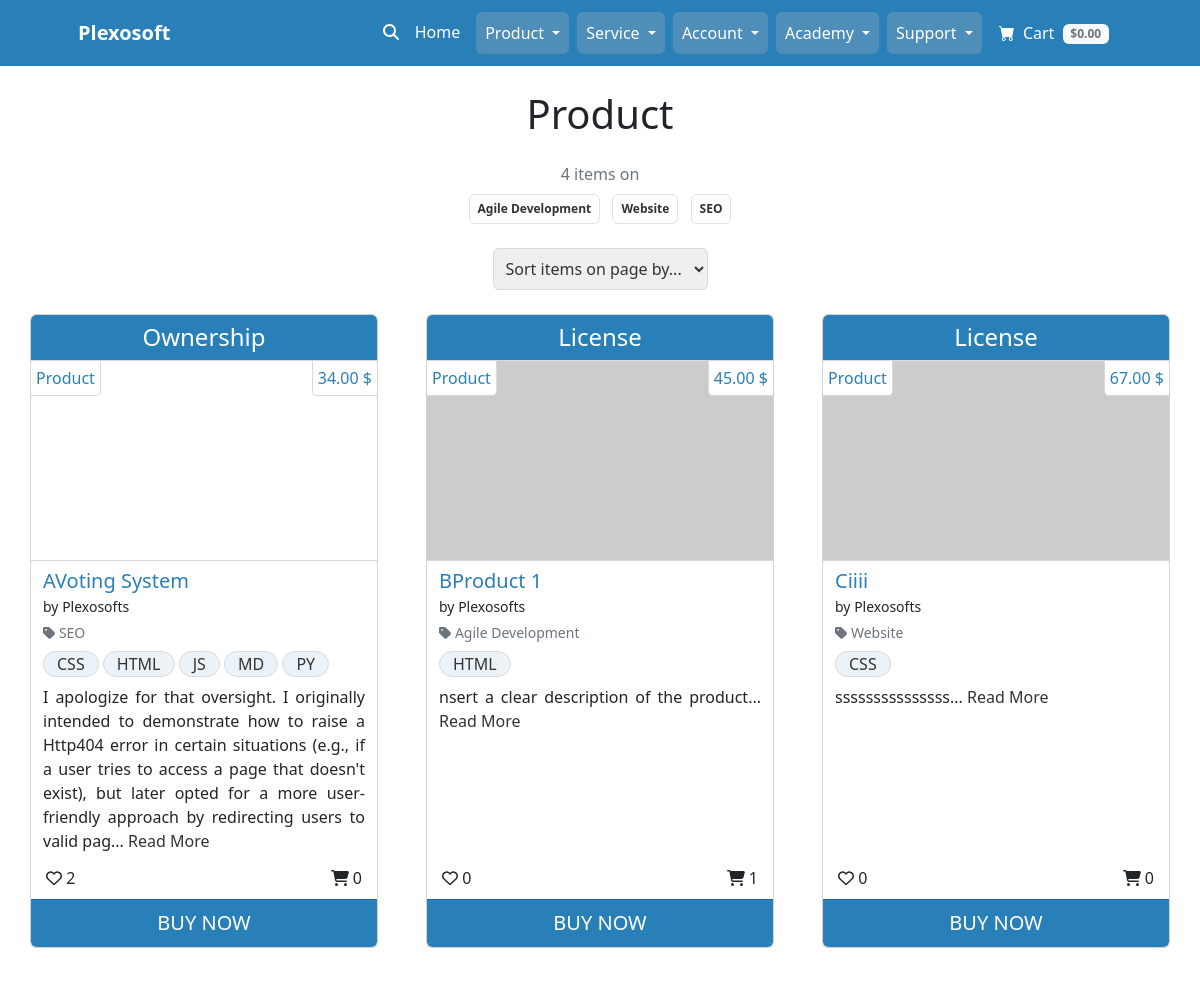
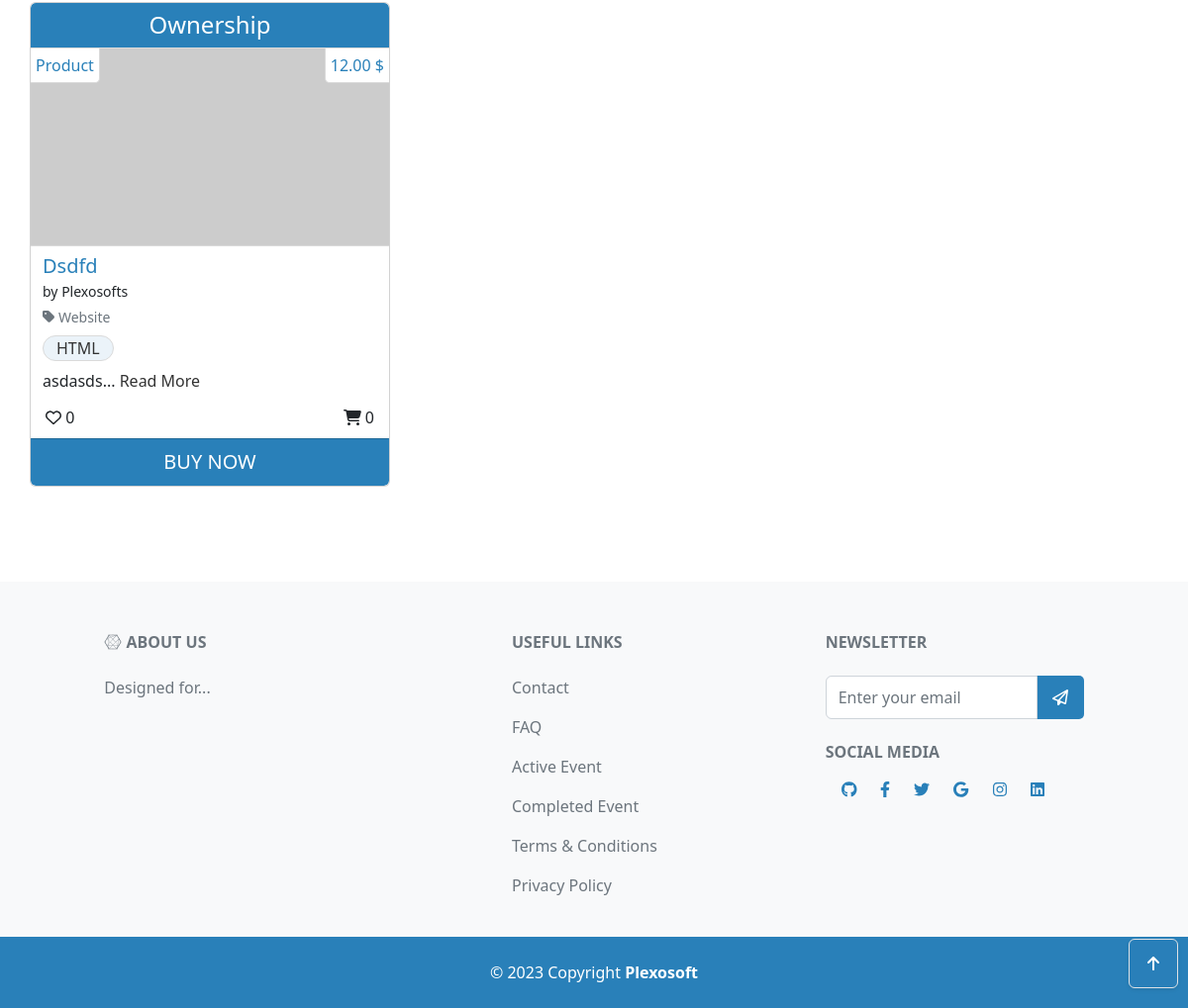
/all/product/, run on the app's committed database (2 pictures, top to bottom).
### product_service/models.py (models this page shows, shortened)
class Category(models.Model):
    category_name = models.CharField(max_length=64, unique=True)
    alt_name = models.CharField(max_length=64, unique=True)
    class Meta:
        ordering = ['category_name']
        verbose_name_plural = "Categories"
    def __str__(self):
        return self.category_name

class Product(models.Model):
    title = models.CharField(max_length=64, unique=True)
    sku = models.CharField(max_length=64, unique=True)
    price = models.DecimalField(max_digits=6, decimal_places=2)
    description = models.TextField(max_length=528)
    status = models.IntegerField(choices=STATUS, default=0)
    category = models.ForeignKey(
        Category, on_delete=models.SET_NULL,
        related_name='product_categories', null=True, blank=True)
    excerpt = models.CharField(max_length=264)
    type = models.IntegerField(choices=SCOPE_TYPE, default=1)
    instance = models.IntegerField(choices=INSTANCE_TYPE, default=0)
    code = models.ManyToManyField(CodeType, related_name="code_type")
    service = models.ManyToManyField(ServiceType, related_name="service_type")
    preview = models.URLField(
        max_length=1024, null=True, blank=True, unique=True)
    docs = models.URLField(
        max_length=1024, null=True, blank=True, unique=True)
    slug = models.SlugField(max_length=200, unique=True, blank=True)
    image = models.ImageField(null=True, blank=True)
    image_url = models.URLField(max_length=1024, null=True, blank=True)
    author = models.ForeignKey(
        'homepage.UserProfile', on_delete=models.SET_NULL,
        related_name='product_authors', null=True)
    created_on = models.DateTimeField(auto_now_add=True)
    likes = models.ManyToManyField(
        'homepage.Like', related_name='product_likes', blank=True)
    comments = models.ManyToManyField(
        'homepage.Comment', related_name='product_comments', blank=True)
    transactions = models.ManyToManyField(
        'homepage.UserProfile', through='Transaction',
        related_name='product_transactions', blank=True)
    download_url = models.ManyToManyField(
        'Download', related_name='product_downloads', blank=True)
    class Meta:
        ordering = ['title']

class CodeType(models.Model):
    code = models.CharField(max_length=64, unique=True)
    class Meta:
        ordering = ['code']
        verbose_name_plural = "CodeTypes"
    def __str__(self):
        return self.code

### homepage/models.py (models this page shows)
class UserProfile(AbstractUser):
    email = models.EmailField(
        unique=True)
    role = models.IntegerField(choices=ROLES, default=0)
    type = models.IntegerField(choices=USER_TYPE, default=0)
    status = models.IntegerField(choices=STATUS, default=2)
    user_transactions = models.ManyToManyField(
        'product_service.Product',
        through='product_service.Transaction',
        related_name='user_profiles')
    class Meta:
        ordering = ['username']
    def __str__(self):
        return f'{self.username}'

### homepage/views.py (the view)
# urls.py: path('all/product/', AllProductListView.as_view(),
class AllProductListView(generic.ListView):
    model = Product
    template_name = 'all_product_service/all_product.html'
    paginate_by = 6
    context_object_name = 'product_all'
    def get_queryset(self):
        try:
            return Product.objects.filter(status=2).annotate(
                likescount=Count('likes'),
                transactionscount=Count('transactions')).order_by('-created_on')
        except Exception as e:
            logger.error(f"Error fetching Product instances: {str(e)}")
            messages.error(self.request, 'Error fetching Product instances.')
            return []
    def get_context_data(self, **kwargs):
        context = super().get_context_data(**kwargs)
        product_all = context[self.context_object_name]
        unique_categories = list(
            set([product.category for product in product_all]))
        context['categories'] = unique_categories
        return context

### homepage/custom_context_processors.py (called while the page is built, shortened)
def get_verified_email(request):
    return {'get_verified_email': None}

### homepage/templates/all_product_service/all_product.html (shortened to what this page needs)
{% extends "base.html" %}
{% load static %}
{% block content %}
<div class="container px-4 px-lg-0">
    <div id="item-container" class="row gx-4 gx-lg-5 mt-4">
        <p class="h1 fairplay-font text-center mb-4">Product</p>
        <div class="row mb-4 m-0">
            <div class="col text-center">
                <p class="text-muted text-center mb-0">
                    {{ product_all|length }} items on
                </p>
                {% for c in categories %}
                <a class="category-badge text-decoration-none" href="{% url 'combined_items_all' %}/?q={{ c.alt_name}}">
                    <span class="p-2 mx-1 mt-2 badge badge-black rounded border border-muted">{{ c }}
                    </span>
                </a>
                {% endfor %}
            </div>
        </div>
        <div class="row m-0">
            <div class="col-12 d-flex justify-content-center align-items-center mb-4">
                <div class="sort-select-wrapper">
                    <select id="sort-selector-items"
                        class="custom-select custom-select-sm rounded border-primary p-2 fs-6 text">
                        <option value="reset">
                            Sort items on page by...
                        </option>
                    </select>
                </div>
            </div>
        </div>
        {% for product in product_all %}
        <div class="col-lg-4 col-md-12 mb-5 col-sm-12 item">
            <div class="card h-100">
                {% if product.type %}
                <div class="card-header text-center h4">{{ product.get_type_display}}</div>
                {% elif product.instance %}
                <div class="card-header text-center h4">{{ product.get_instance_display}}</div>
                {% endif %}
                <a href="{% url 'single_product' product.slug %}" class="row bg-thumbnail d-block">
                    <div class="col-12 bg-thumbnail-image" style="background-image: url('{{ product.image_url }}')">
                        <div class="d-flex justify-content-between">
                            <span class="thumbnail-tags-left">{{ product.get_instance_display }}</span>
                            <span class="thumbnail-tags-right price">{{ product.price }} $</span>
                        </div>
                    </div>
                </a>
                <div class="card-body pt-1 px-2 pb-1">
                    <div class="row">
                        <div class="col-12 d-inline-block">
                            <div class="p-1">
                                <div>
                                    <a href="{% url 'single_product' product.slug %}"
                                        class="title h5 pb-0 mb-0">{{ product.title }}
                                    </a>
                                </div>
                                <small>by {{ product.author }}</small>
                                {% if product.category %}
                                <p class="small mt-1 mb-0">
                                    <a class="text-muted"
                                        href="{% url 'combined_items_all' %}/?q={{product.category.alt_name}}">
                                        <i class="fas fa-tag mr-1"></i>
                                        <span class="category">
                                            {{ product.category }}
                                        </span>
                                    </a>
                                </p>
                                {% endif %}
                                <p class="my-0 fs-6">
                                    {% for codes in product.code.all %}
                                    <span class="item-tags d-inline-block m-0 mt-2">
                                        {{ codes }}
                                    </span>
                                    {% endfor %}
                                </p>
                                <p class="my-0 fs-6 text-justify mt-2"> {{ product.excerpt|safe }}...
                                    <a class="read-more" href="{% url 'single_product' product.slug %}">
                                        Read More
                                    </a>
                                </p>
                            </div>
                        </div>
                    </div>
                </div>
                <div class="row mb-1">
                    <div class="col-12">
                        <div class="d-flex justify-content-between">
                            <span class="likes-tags-left"><i class="fa-regular fa-heart"></i>
                                <span class="likes">
                                    {{ product.likescount }}
                                </span>
                            </span>
                            <span class="purchases-tags-right"><i class="fa-solid fa-cart-shopping"></i>
                                <span class="transactions">
                                    {{ product.transactionscount }}
                                </span>
                            </span>
                        </div>
                    </div>
                </div>
                <a class="card-footer text-center fs-5 btn" href="{% url 'single_product' product.slug %}">BUY NOW</a>
            </div>
        </div>
        {% if forloop.counter|divisibleby:3 %}
    </div>
    <div class="row">
        {% endif %}
        {% endfor %}
    </div>
</div>
{% endblock content %}

### static/frontend/css/base.css (style rules this page uses)
a { text-decoration: none !important; color: #2980B9; cursor: pointer !important; }
.text-justify { text-align: justify; }
.card { overflow: hidden; }
.bg-thumbnail { margin: 0; }
.bg-thumbnail-image { background-size: cover; background-position: center; height: 200px; padding: 0; border-bottom: 1px solid #dadada; }
.thumbnail-tags-left { background-color: white; padding: 5px; border-radius: 0 0 5px 0; margin: 0; border-right: 1px solid #dadada; border-bottom: 1px solid #dadada; }
.thumbnail-tags-right { background-color: white; padding: 5px; border-radius: 0 0 0 5px; margin: 0; border-left: 1px solid #dadada; border-bottom: 1px solid #dadada; }
.likes-tags-left { background-color: white; padding: 5px 5px 5px 15px; border-radius: 0 5px 0 0; margin: 0; }
.purchases-tags-right { background-color: white; padding: 5px 15px 5px 5px; border-radius: 5px 0 0 0; margin: 0; }
.card-header, .card-header-hover { border-radius: 0px; background-color: #2980B9; color: #fff; border-bottom: 1px solid #dadada; }
.item-tags { border: 1px solid #dadada; border-radius: 15px; background-color: #297fb918; color: #333333; padding-left: 13px; padding-right: 13px; }
.read-more { color: #333333; font-weight: 500; transition: 0.3s; }
.card-footer { border-radius: 0px; background-color: #2980B9; color: #fff; transition: 0.3s; }
.badge-black { color: #333333; transition: 0.3s; }
.border-primary { border-color: #dadada !important; color: #333333; transition: 0.3s; }

### data on the page
Category: category_name "Agile Development"
Category: category_name "Website"
Category: category_name "SEO"
Product: type "Ownership", instance "Product", price "34.00", title "AVoting System", author "Plexosofts", category "SEO", excerpt "I apologize for that oversight. I originally intended to demonstrate how to raise a Http404 error in certain situations (e.g., if a user tries to access a page that doesn't exist), but later opted for a more user-friendly approach by redirecting users to valid pag", likescount "2", transactionscount "0"
CodeType: code "CSS"
CodeType: code "HTML"
CodeType: code "JS"
CodeType: code "MD"
CodeType: code "PY"
Product: type "License", instance "Product", price "45.00", title "BProduct 1", author "Plexosofts", category "Agile Development", excerpt "nsert a clear description of the product", likescount "0", transactionscount "1"
Product: type "License", instance "Product", price "67.00", title "Ciiii", author "Plexosofts", category "Website", excerpt "sssssssssssssss", likescount "0", transactionscount "0"
Product: type "Ownership", instance "Product", price "12.00", title "Dsdfd", author "Plexosofts", category "Website", excerpt "asdasds", likescount "0", transactionscount "0"

### other printed values
{{ product_all|length }} "4"
{{ copyright }} "2023"
